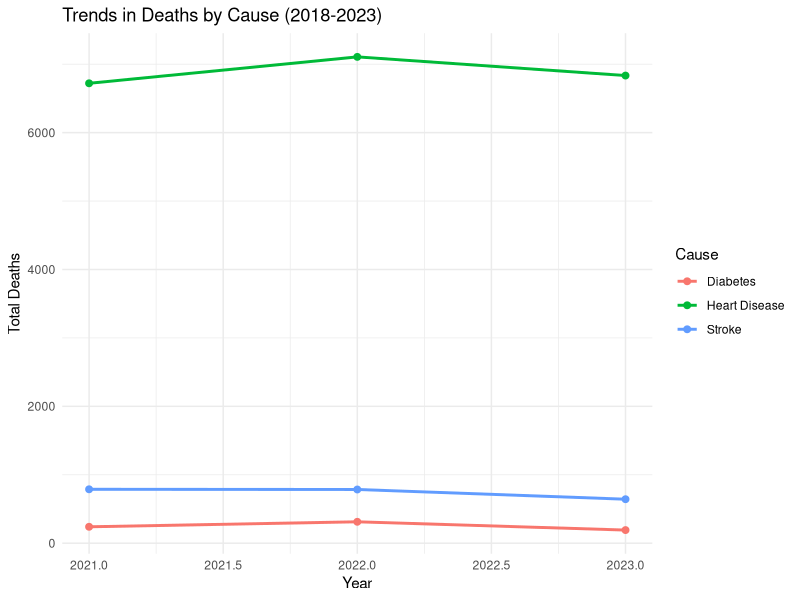
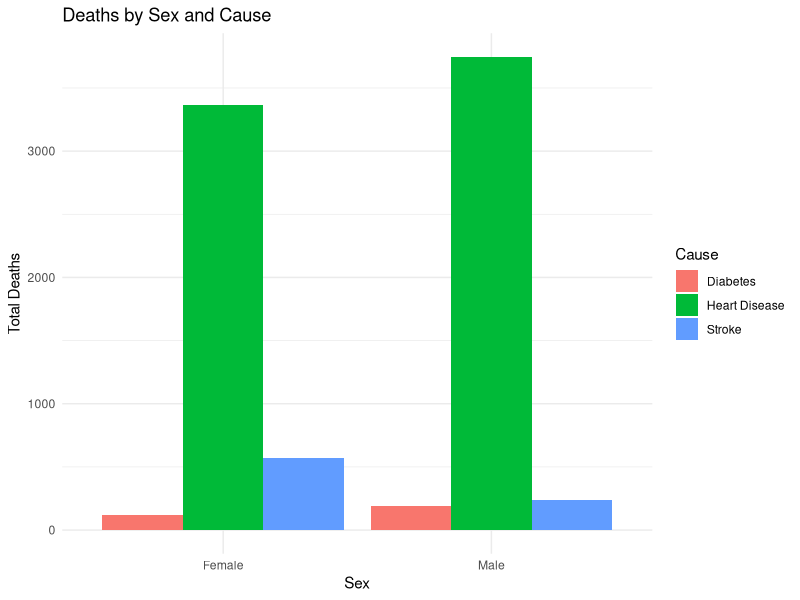
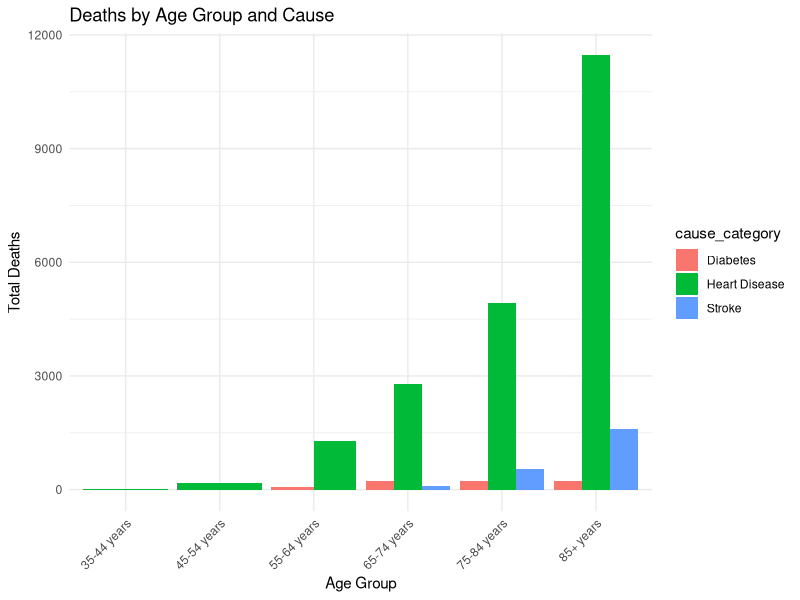
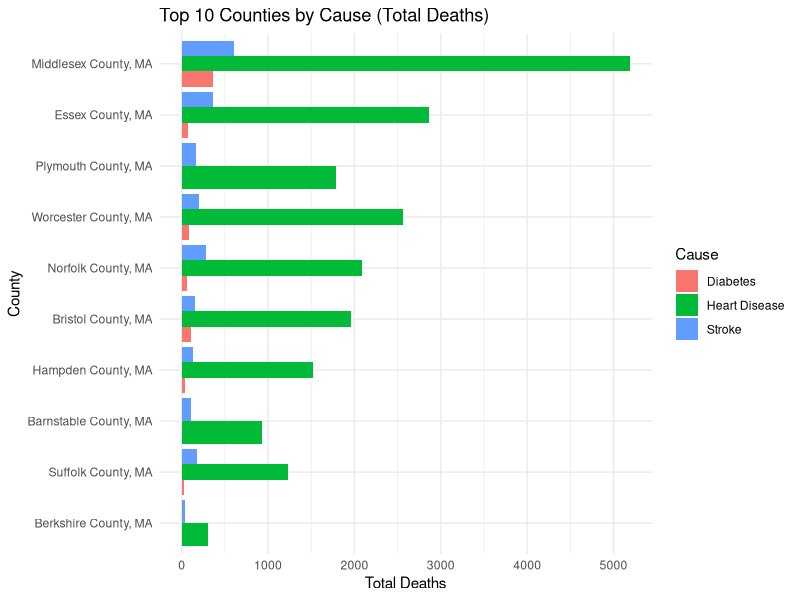
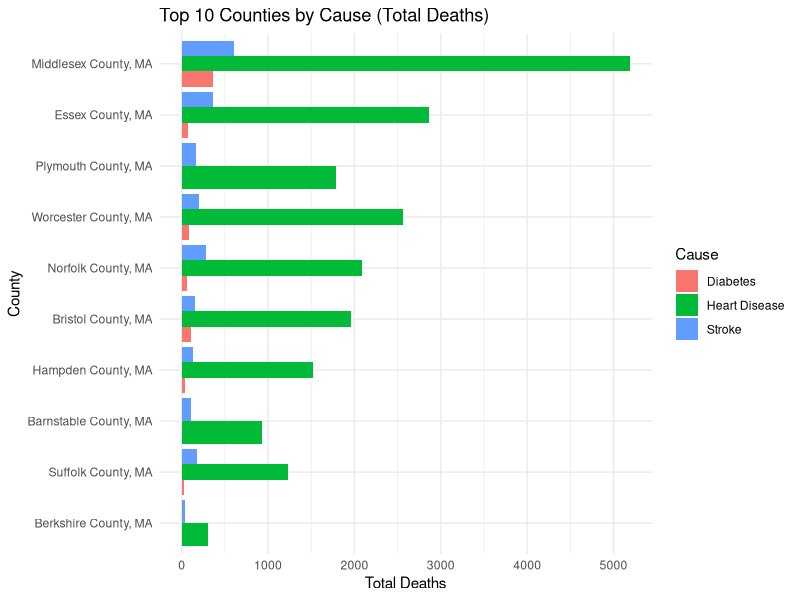
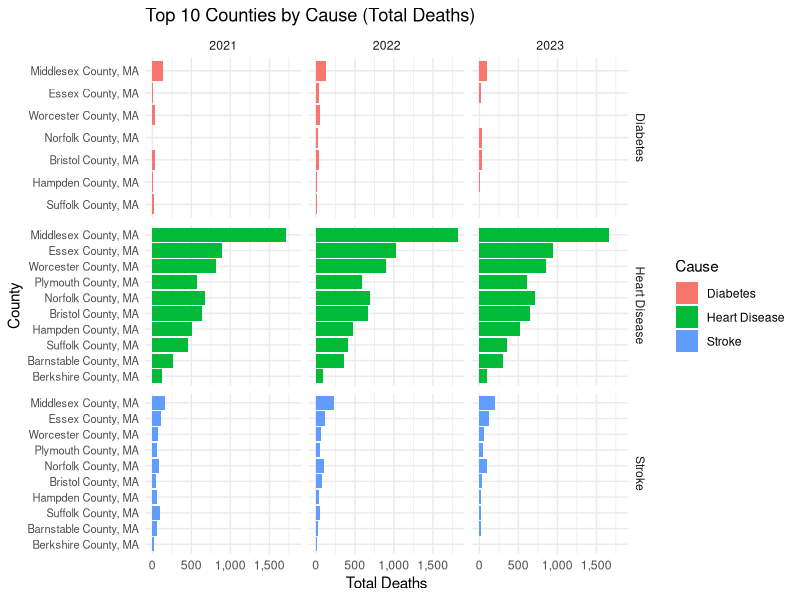

Generate these figures, in order, with R: (Note: this script raises an error after producing the figures.)
# 04_analysis.R
# Purpose: Formal analysis of Massachusetts chronic disease mortality
#          Focus: Heart Disease, Diabetes, Stroke

library(tidyverse)
library(here)
library(ggplot2)
library(tidyr)

# -------------------------------
# 1. Load cleaned and filtered data
# -------------------------------
clean_data <- read_csv(here("data/processed/clean_data.csv"))
mort_selected <- read_csv(here("data/processed/mort_selected.csv"))

# -------------------------------
# 2. Total deaths by cause (Heart Disease, Diabetes, Stroke)
# -------------------------------
total_deaths_by_cause <- mort_selected %>%
  group_by(cause_category) %>%
  summarise(total_deaths = sum(deaths, na.rm = TRUE), .groups = "drop") %>%
  arrange(desc(total_deaths))

cat("=== Total Deaths by Cause ===\n")
print(total_deaths_by_cause)

# -------------------------------
# 3. Deaths over time by cause
# -------------------------------
deaths_by_year <- mort_selected %>%
  group_by(cause_category, year) %>%
  summarise(total_deaths = sum(deaths, na.rm = TRUE), .groups = "drop")

deaths_by_year_wide <- deaths_by_year %>%
  pivot_wider(
    names_from = cause_category,
    values_from = total_deaths,
    values_fill = 0
  )

# Plot trends
ggplot(deaths_by_year, aes(x = year, y = total_deaths, color = cause_category)) +
  geom_line(size = 1) +
  geom_point(size = 2) +
  labs(title = "Trends in Deaths by Cause (2018-2023)",
       x = "Year", y = "Total Deaths", color = "Cause") +
  theme_minimal()

# -------------------------------
# 4. Deaths by sex
# -------------------------------
deaths_by_sex <- mort_selected %>%
  group_by(year, cause_category, sex) %>%
  summarise(total_deaths = sum(deaths, na.rm = TRUE), .groups = "drop")

deaths_by_sex_wide <- deaths_by_sex %>%
  pivot_wider(
    names_from = cause_category,
    values_from = total_deaths,
    values_fill = 0
  )

# Plot
ggplot(deaths_by_sex, aes(x = sex, y = total_deaths, fill = cause_category)) +
  geom_bar(stat = "identity", position = "dodge") +
#  facet_wrap(~year) + 
  labs(title = "Deaths by Sex and Cause",
       x = "Sex", y = "Total Deaths", fill = "Cause") +
  theme_minimal()

# -------------------------------
# 5. Deaths by age group
# -------------------------------
deaths_by_age <- mort_selected %>%
  group_by(cause_category, age_group) %>%
  summarise(total_deaths = sum(deaths, na.rm = TRUE), .groups = "drop")

# Pivot wide for reporting
deaths_by_age_wide <- deaths_by_age %>%
  pivot_wider(names_from = cause_category, values_from = total_deaths, values_fill = 0)

print(deaths_by_age_wide)

# Plot
ggplot(deaths_by_age, aes(x = age_group, y = total_deaths, fill = cause_category)) +
  geom_bar(stat = "identity", position = "dodge") +
  labs(title = "Deaths by Age Group and Cause",
       x = "Age Group", y = "Total Deaths") +
  theme_minimal() +
  theme(axis.text.x = element_text(angle = 45, hjust = 1))

# -------------------------------
# 6. Deaths by county
# -------------------------------
deaths_by_county <- mort_selected %>%
  group_by(cause_category, county) %>%
  summarise(total_deaths = sum(deaths, na.rm = TRUE), .groups = "drop") %>%
  arrange(cause_category, desc(total_deaths))

# Pivot wide for reporting
deaths_by_county_wide <- deaths_by_county %>%
  pivot_wider(names_from = cause_category, values_from = total_deaths, values_fill = 0)

print(deaths_by_county_wide)

# Optional plot: top 10 counties per cause
top_counties_plot <- deaths_by_county %>%
  group_by(cause_category) %>%
  slice_max(order_by = total_deaths, n = 10) %>%
  ungroup() %>%
  ggplot(aes(x = reorder(county, total_deaths), y = total_deaths, fill = cause_category)) +
  geom_col(position = "dodge") +
  coord_flip() +
  labs(title = "Top 10 Counties by Cause (Total Deaths)",
       x = "County", y = "Total Deaths", fill = "Cause") +
  theme_minimal()

print(top_counties_plot)

# Optional plot: top 10 counties per cause over time
top_counties_year <- mort_selected %>%
  group_by(year, cause_category, county) %>%
  summarise(total_deaths = sum(deaths, na.rm = TRUE), .groups = "drop") %>%
  group_by(year, cause_category) %>%
  slice_max(order_by = total_deaths, n = 10) %>% # top 10 per year x cause
  ungroup()

print(top_counties_plot)

    # Plotting top counties faceted by year
ggplot(top_counties_year, aes(x = reorder(county, total_deaths), y = total_deaths, fill = cause_category)) +
  geom_col(position = "dodge") +
  coord_flip() +
  facet_grid(cause_category ~ year, scales = "free_y") + # separate panel for each cause x year
  scale_y_continuous (labels = scales::label_comma()) + # Nicer y-axis formatting
  labs(title = "Top 10 Counties by Cause (Total Deaths)",
       x = "County", y = "Total Deaths", fill = "Cause") +
  theme_minimal() +
  theme(axis.text.y = element_text(size = 8))

## GGANIMATE
install.packages(c("gganimate", "gifski", "transformr", "forcats"))
library(gganimate)
library(forcats)
library(ggplot2)
library(dplyr)

top_counties_by_year <- mort_selected %>%
  group_by(year, cause_category, county) %>%
  summarise(total_deaths = sum(deaths, na.rm = TRUE), .groups = "drop") %>%
  group_by(year, cause_category) %>%
  slice_max(order_by = total_deaths, n = 10) %>% # Top 10
  ungroup()

top_counties_by_year <- top_counties_by_year %>%
  mutate(total_deaths = as.numeric(total_deaths))

animated_plot <- ggplot(top_counties_by_year,
                        aes(x = reorder(county, total_deaths), y = total_deaths, fill = cause_category)) +
  geom_col(show.legend = FALSE) +
  geom_text(aes(label = scales::comma(round(total_deaths, 0))),
            hjust = -0.1, size = 3) + # WHOLE Numbers on bars
  coord_flip() + 
  scale_y_continuous(labels = scales::label_comma(), expand = expansion(mult = c(0, 0.1))) +
  labs(title = "Top 10 Counties by Cause in Massachusetts",
       x = "County", y = "Total Deaths") +
  facet_wrap(~cause_category, scales = "free_y") +
  theme_minimal() +
  theme(axis.text.y = element_text(size = 8)) +
  transition_states(year, transition_length = 2, state_length = 1) +
  ease_aes('cubic-in-out')

animate(animated_plot, nframes = 100, fps = 10, width = 800, height = 600, renderer = gifski_renderer())

# -------------------------------
# 7. Deaths by Year x Cause x Sex
# -------------------------------
deaths_trend <- mort_selected %>%
  group_by(year, cause_category, sex) %>%
  summarise(total_deaths = sum(deaths, na.rm = TRUE), .groups = "drop")

library(scales)

ggplot(deaths_trend, aes(x = year, y = total_deaths, color = sex, group = sex)) +
  geom_line(size = 1) +
  geom_point() +
  facet_wrap(~cause_category, scales = "free_y") +
  scale_x_continuous(breaks = c(2021, 2022, 2023)) +
  scale_y_continuous(labels = label_comma()) + 
  labs(title = "Trends in Deaths by Cause and Sex (2018-2023)", 
       x = "Year",
       y = "Total Deaths",
       color = "Sex") +
  theme_minimal()

# -------------------------------
# 7. Optional: Save analysis outputs
# -------------------------------
write_csv(total_deaths_by_cause, here("outputs/tables/total_deaths_by_cause.csv"))
write_csv(deaths_by_age_wide, here("outputs/tables/deaths_by_age_wide.csv"))
write_csv(deaths_by_county_wide, here("outputs/tables/deaths_by_county_wide.csv"))
